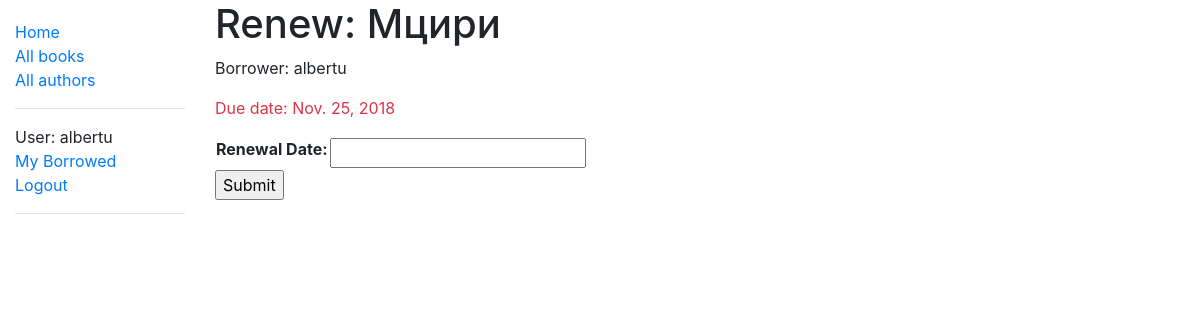
Before: /catalog/book/a006a666-16f4-4db6-8a85-281ff3b3ac08/renew/ (signed in) with the older database file.
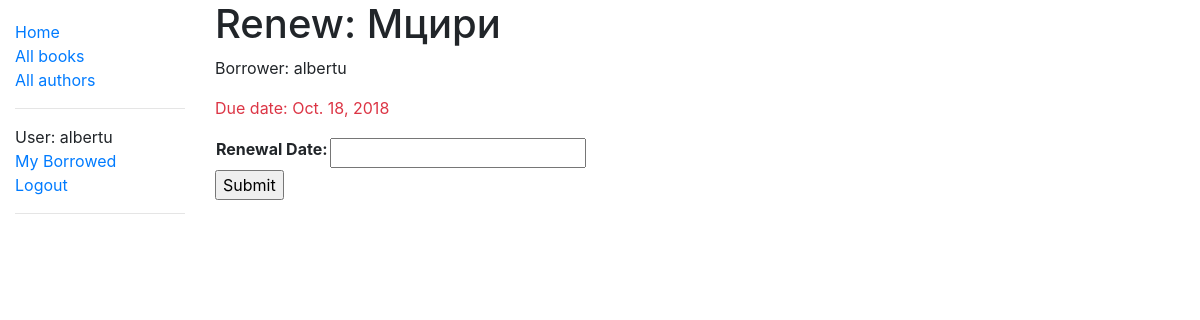
After: the same page with the newer database file.
### catalog/models.py (models this page shows, shortened)
class BookInstance(models.Model):
    id = models.UUIDField(primary_key=True, default=uuid.uuid4, help_text='Unique ID for this particular book across whole library')
    book = models.ForeignKey('Book', on_delete=models.SET_NULL, null=True)
    imprint = models.CharField(max_length=200)
    due_back = models.DateField(null=True, blank=True)
    LOAN_STATUS = (
        ('m', 'Maintenance'),
        ('o', 'On loan'),
        ('a', 'Available'),
        ('r', 'Reserved')
    )
    status = models.CharField(max_length=1, choices=LOAN_STATUS, blank=True, default='m', help_text='Book availability')
    borrower = models.ForeignKey(User, on_delete=models.SET_NULL, null=True, blank=True)
    @property
    def is_overdue(self):
        if self.due_back and date.today() > self.due_back:
            return True
        return False
    class Meta:
        ordering = ['due_back']
        permissions = (('can_mark_returned', 'Set book as returned'),)

class Book(models.Model):
    title = models.CharField(max_length=200)
    author = models.ForeignKey('Author', on_delete=models.SET_NULL, null=True)
    summary = models.TextField(max_length=1000, help_text="Enter a brief description of the book")
    isbn = models.CharField('ISBN', max_length=13, help_text='13 Character <a href="https://www.isbn-international.org/content/what-isbn">ISBN number</a>')
    genre = models.ManyToManyField(Genre, help_text="Select a genre for this book")
    language = models.ForeignKey('Language', on_delete=models.SET_NULL, null=True)
    def display_genre(self):
        return ', '.join(genre.name for genre in self.genre.all()[:3])
    display_genre.short_description = 'Genre'

### catalog/views.py (the view)
# urls.py: path('book/<pk>/renew/', renew_book_librarian, name='renew-book-librarian'),
@permission_required('catalog.can_mark_returned')
def renew_book_librarian(request, pk):
    book_inst = get_object_or_404(BookInstance, pk = pk)
    if request.method == 'POST':
        form = RenewBookForm(request.POST)
        if form.is_valid():
            book_inst.due_back = form.cleaned_data['renewal_date']
            book_inst.save()
            return HttpResponseRedirect(reverse('borrowed'))
    else:
        proposed_renewal_date = datetime.date.today() + datetime.timedelta(weeks=3)
        form = RenewBookForm(initial={'renewal_date': proposed_renewal_date,})
    return render(request, 'catalog/book_renew_librarian.html', {'form': form, 'bookinst':book_inst})

### catalog/forms.py (shortened to what this page needs)
class RenewBookForm(forms.ModelForm):
    class Meta:
        model = BookInstance
        fields = ['due_back',]
        labels = {'due_back': _('Renewal Date'),}
        help_text = {'due_back': _('Enter a date between now and 4 weeks (default 3).'),}

### catalog/templates/catalog/book_renew_librarian.html (shortened to what this page needs)
{% extends "base_generic.html" %}
{% block content %}
    <h1>Renew: {{bookinst.book.title}}</h1>
    <p>Borrower: {{bookinst.borrower}}</p>
    <p{% if bookinst.is_overdue %} class="text-danger"{% endif %}>Due date: {{bookinst.due_back}}</p>
    <form action="" method="post">
        <table>
        {{ form.as_table}}
        </table>
        <input type="submit" value="Submit" />
    </form>
{% endblock %}

Changed rows visible on the page:
changed BookInstance "Мцири": due_back "Nov. 25, 2018" → "Oct. 18, 2018"
